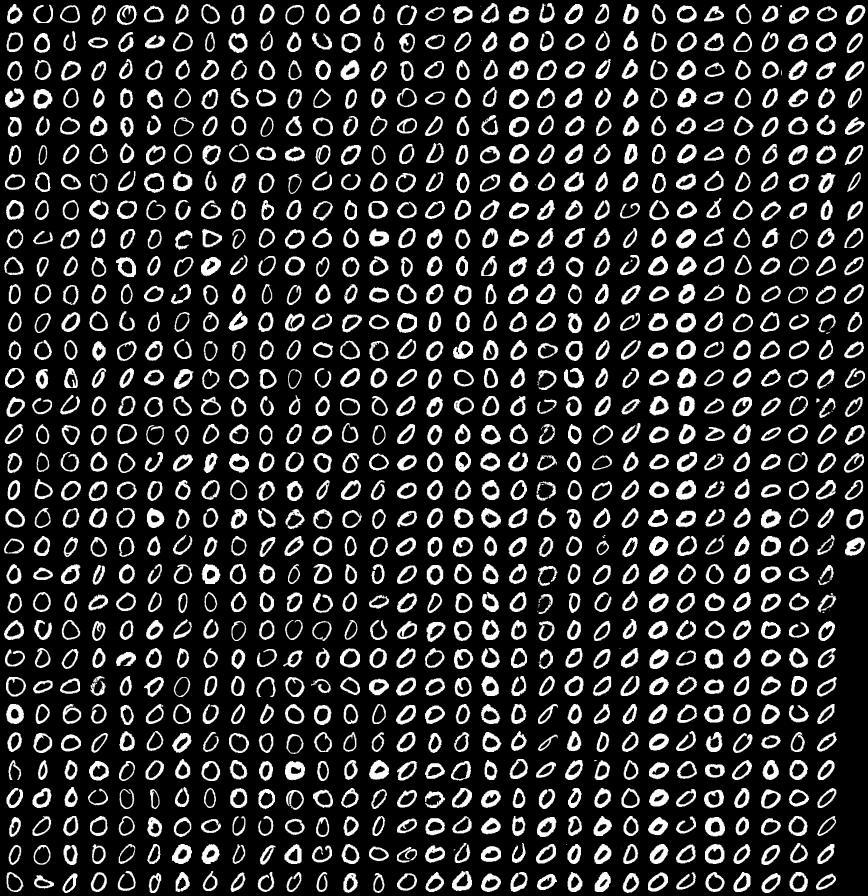
#> input picture saved_to_gh/mnist_test0.jpg, 868 x 896 px
$ python adaptive_thresholding.py   (Python 2 division)   (older library calls are emulated)
#> lines starting #> are read from the running program, lines starting #| are printed output that depends on the picture; after the words box and inside, x2 and y2 are one past the last pixel; in counts of white or black regions, pixels touching at a corner belong together
from skimage.filters import threshold_adaptive
from tkFileDialog import askopenfilename
import cv2
from PIL import Image
from tesserocr import PyTessBaseAPI
import numpy as np

img = askopenfilename()
#> the answer given: saved_to_gh/mnist_test0.jpg

area_lower_bound = 200  # originally 300

img_read = cv2.imread(img)
#> img_read is the input picture: shape (896, 868, 3); min 0, max 255, mean 44.5
grayscale = cv2.cvtColor(img_read, cv2.COLOR_BGR2GRAY)  # potential improvement: using multiple color channels and combining results

block_size = 121
binar_adaptive = threshold_adaptive(grayscale, block_size, offset = 24)
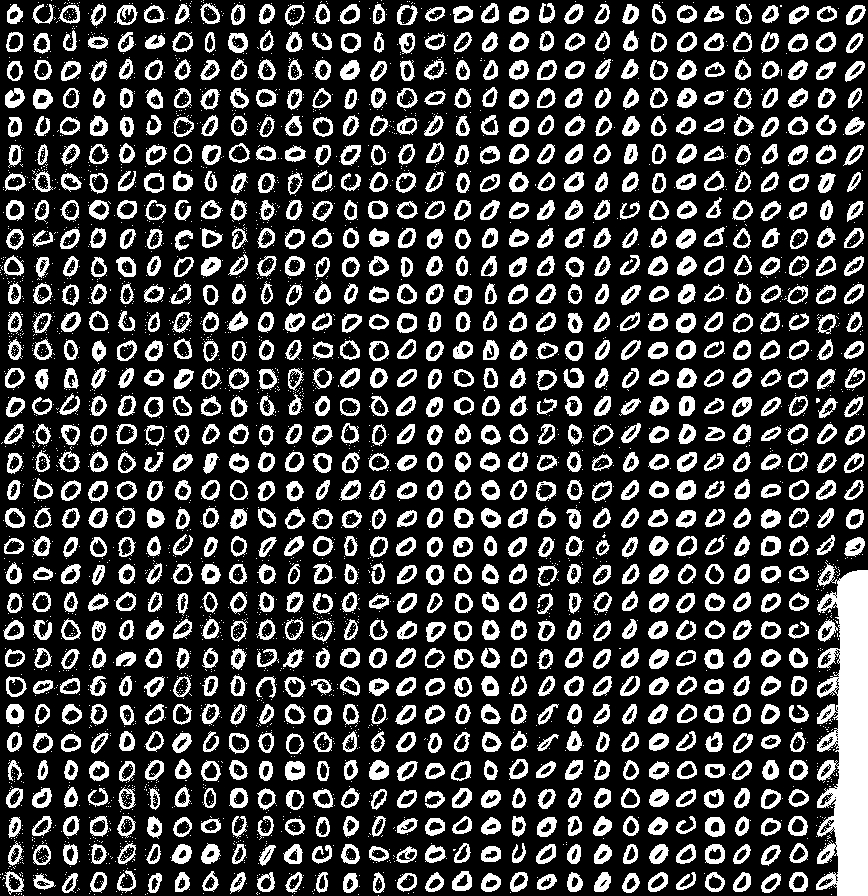
#> binar_adaptive: shape (896, 868) bool; 24.7% white; 3814 white regions (2844 under 20 px), largest, box (x1, y1, x2, y2) and area: (816, 562, 868, 896) 12132, (285, 761, 305, 781) 297, (369, 760, 389, 780) 285

# next, do noise removal
noisy = binar_adaptive.astype('uint8')*255
#> noisy: shape (896, 868); 24.7% white; 3814 white regions (2844 under 20 px)

im2, contours, hierarchy = cv2.findContours(noisy, cv2.RETR_CCOMP, cv2.CHAIN_APPROX_SIMPLE)
#> contours = 5031 contours, 3140 with area under 20; largest, box (x1, y1, x2, y2) and area: (816, 562, 868, 896) 12116, (116, 424, 137, 444) 315, (705, 844, 725, 864) 312, (6, 676, 27, 697) 311, (453, 537, 473, 557) 308

large_contours = []

for cnt in contours:
    if cv2.contourArea(cnt) > area_lower_bound:
        large_contours.append(cnt)
#> this loop made 5031 passes
#> cnt on passes 1 to 3: [[378, 895]], [[292, 895]], [[23, 895]]
#> after the loop, large_contours = 718 contours; largest, box (x1, y1, x2, y2) and area: (816, 562, 868, 896) 12116, (116, 424, 137, 444) 315, (705, 844, 725, 864) 312, (6, 676, 27, 697) 311, (453, 537, 473, 557) 308

black_bg = np.zeros((img_read.shape[0], img_read.shape[1]), dtype='uint8')
cv2.drawContours(black_bg, large_contours, -1, color=255, thickness=-1)
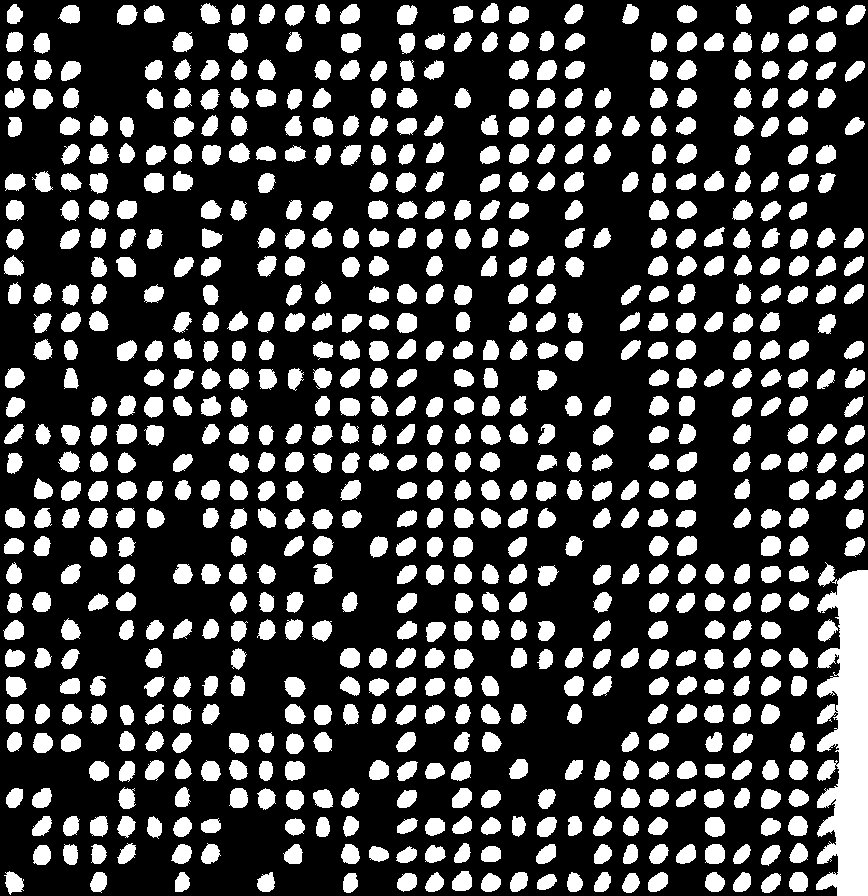
#> black_bg: shape (896, 868); 26.9% white; 718 white regions, largest, box (x1, y1, x2, y2) and area: (816, 562, 868, 896) 12793, (116, 424, 137, 444) 348, (705, 844, 725, 864) 345
Image.fromarray(black_bg).show()  # black text on white background
combined = np.logical_and(255-black_bg, 255-noisy)  # why are some tiny pixels left here?
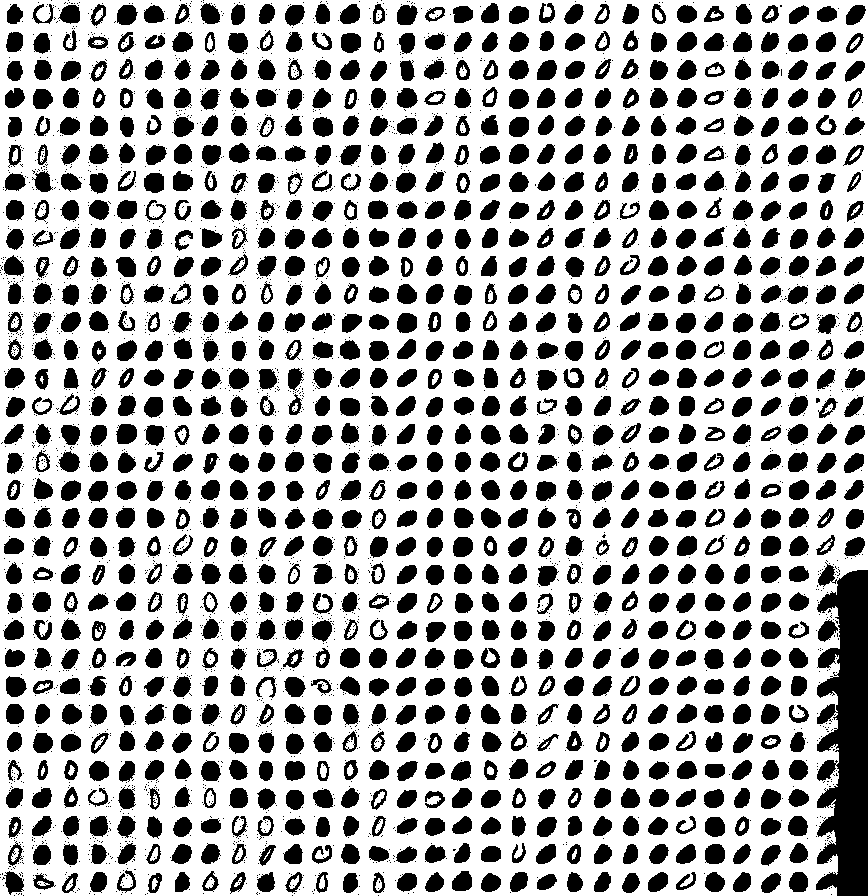
#> combined: shape (896, 868) bool; 67.7% white; 3322 black regions (2352 under 20 px), largest, box (x1, y1, x2, y2) and area: (816, 562, 868, 896) 12793, (116, 424, 137, 444) 348, (705, 844, 725, 864) 345

Image.fromarray(combined.astype('uint8')*255).show()

img_for_tess = Image.fromarray(combined.astype('uint8')*255)

#> (the run stopped early here; a loop or call above may not have finished)
